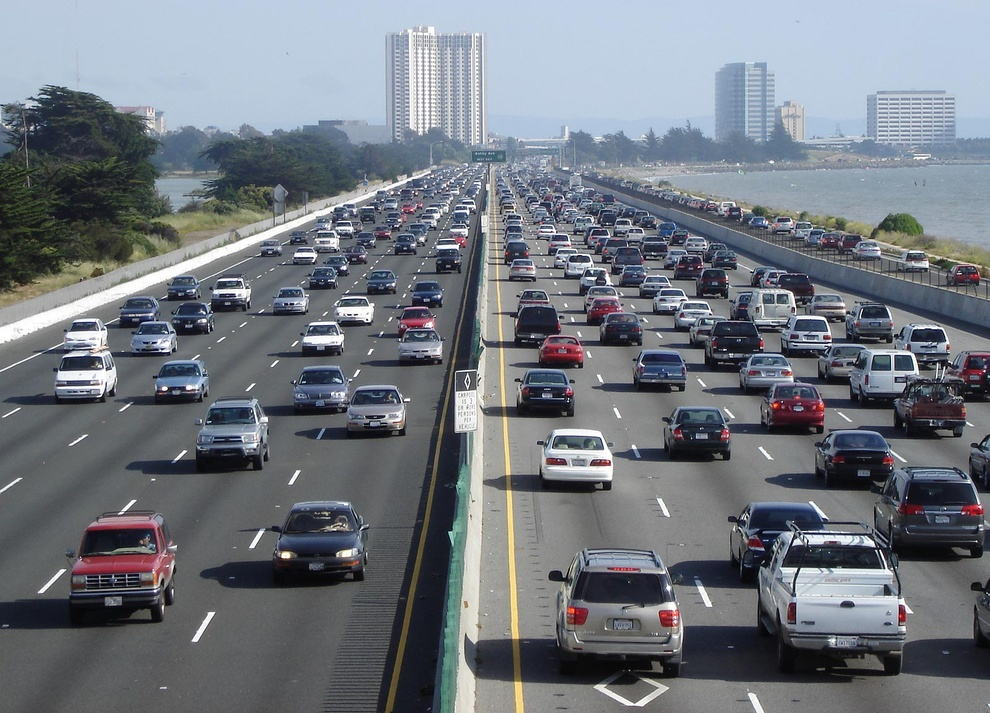
#> input picture raspberry pi single codes/vehicle detection using xml file/vehicle_images/I-80_Eastshore_Fwy.jpg, 990 x 713 px, shrunk from 1600 x 1152 before the run, found by its file name; its folder holds only this picture in this run
$ python vehicle_count.py
#> lines starting #> are read from the running program, lines starting #| are printed output that depends on the picture; after the words box and inside, x2 and y2 are one past the last pixel; in counts of white or black regions, pixels touching at a corner belong together
############################################
# Dog Detection Project
# Author : Anil Kumar S   (Jan 19, 2020)
# Phone: 8891869515
############################################
# pip install tensorflow==1.14

import cv2,os
import argparse
import numpy as np
cascade_src = 'xml/cars.xml'
img_folder="vehicle_images"

global counter  # Counter for counting no of vehicle in the image
car_cascade = cv2.CascadeClassifier(cascade_src)
image_data=os.listdir(img_folder)
for ab in image_data:
    counter=0
    yolo_image=img_folder+"\\"+ab
    img = cv2.imread(yolo_image)
#> img is the input picture: shape (713, 990, 3); mean B, G, R 127.2, 119.4, 114
    gray = cv2.cvtColor(img, cv2.COLOR_BGR2GRAY)
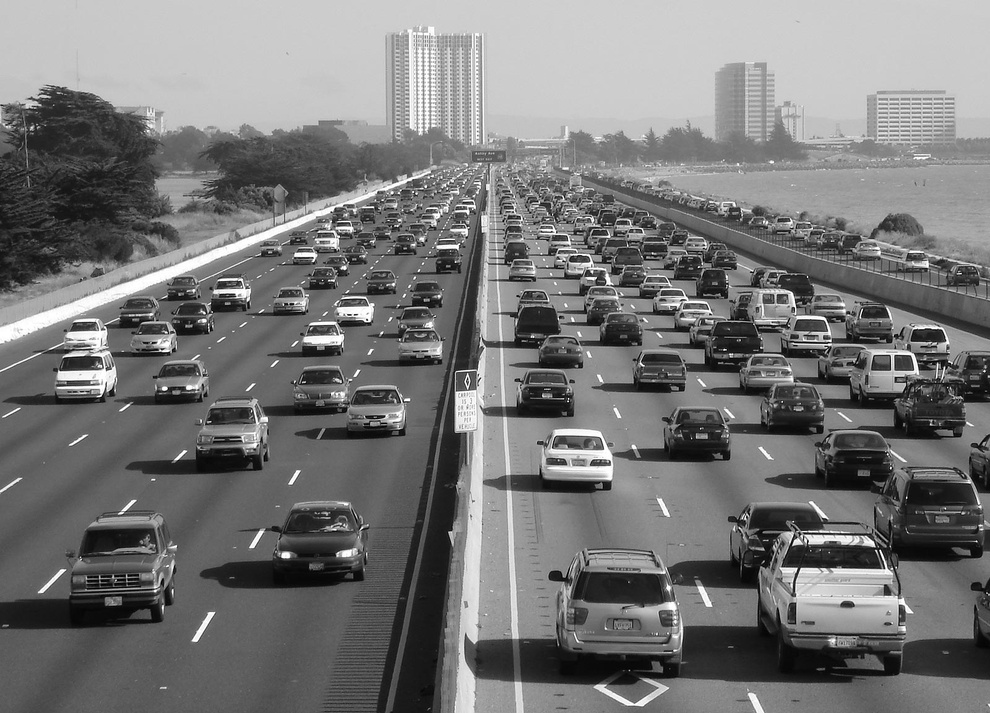
#> gray: shape (713, 990); min 0, max 255, mean 118.7
    cars = car_cascade.detectMultiScale(gray, 1.1, 1)
#> cars = 43 rows, first 6: [709, 157, 21, 21], [371, 222, 24, 24], [653, 275, 30, 30], [641, 287, 42, 42], [548, 252, 40, 40], [540, 439, 35, 35]
    counter=len(cars)
#> counter = 43
    for (x,y,w,h) in cars:
        cv2.rectangle(img,(x,y),(x+w,y+h),(0,0,255),2)
#> this loop made 43 passes
#> (x, y, w, h) on passes 1 to 12: (709, 157, 21, 21), (371, 222, 24, 24), (653, 275, 30, 30), (641, 287, 42, 42), (548, 252, 40, 40), (540, 439, 35, 35), (122, 600, 34, 34), (299, 258, 44, 44), (575, 438, 41, 41), (384, 224, 43, 43), (410, 278, 43, 43), (260, 280, 52, 52)
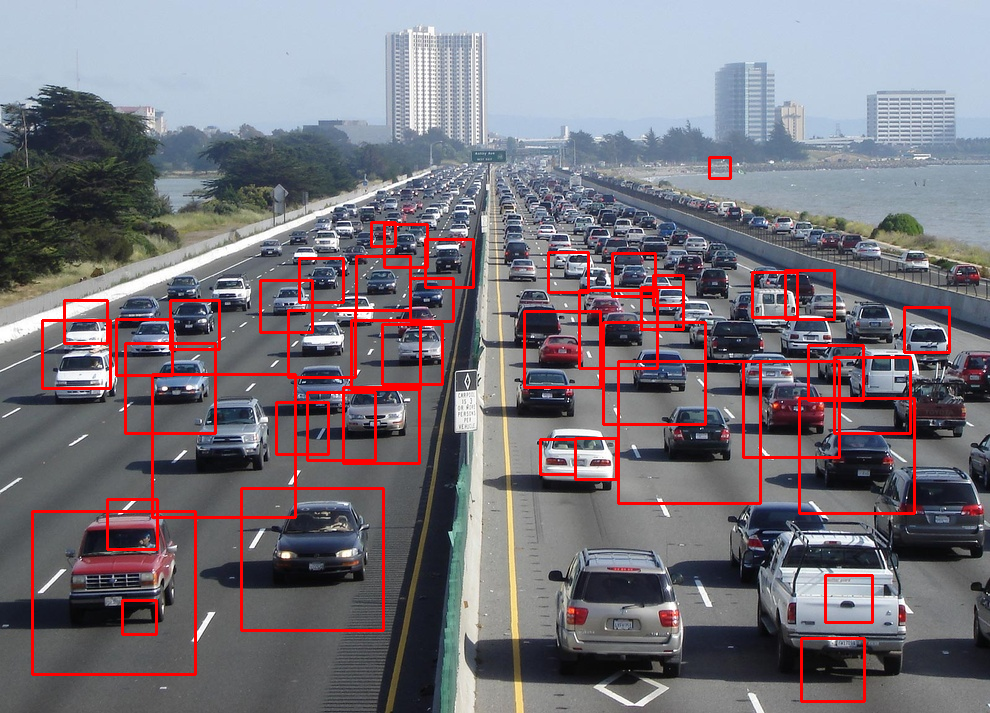
#> img: shape (713, 990, 3); 4.5% of pixels changed, all inside (x1, y1, x2, y2) = (31, 156, 951, 703)
    cv2.putText(img,str(counter),(100,100),cv2.FONT_HERSHEY_COMPLEX,3,(255,0,0),3) # Print the vehicle's count in the image
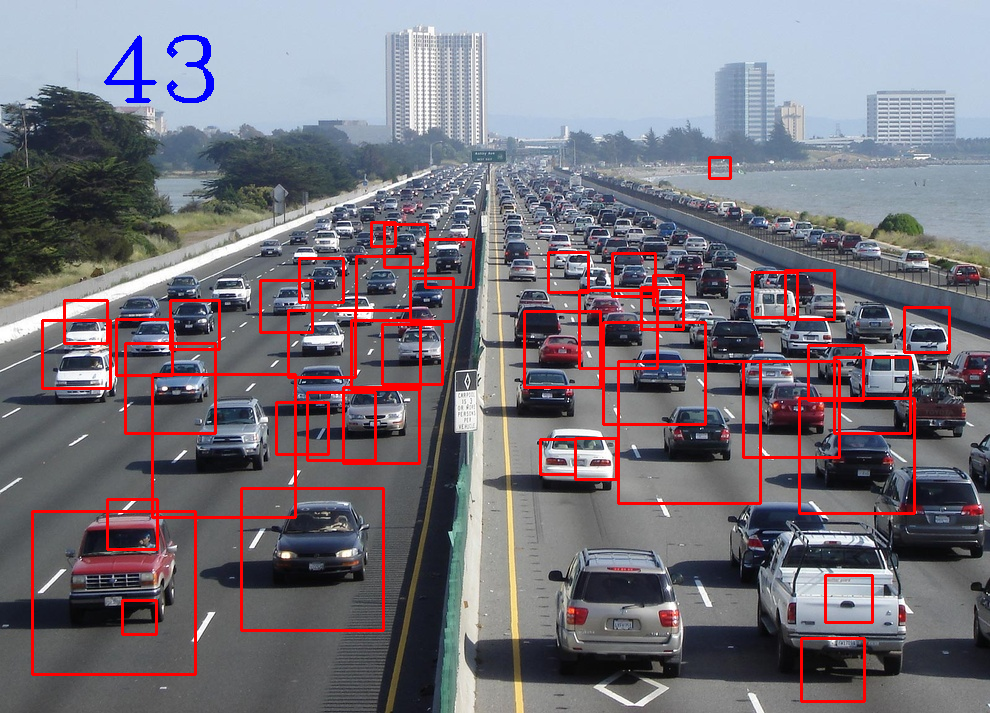
#> img: shape (713, 990, 3); 0.29% of pixels changed, all inside (x1, y1, x2, y2) = (104, 35, 214, 103)
    print("Total no of vehicle identified: {}".format(counter))
#| Total no of vehicle identified: 43
    cv2.imshow("object detection", img)
    cv2.waitKey()
    cv2.imwrite("identified_images\\{}".format(ab), img)
    cv2.destroyAllWindows()

$ run again, on raspberry pi single codes/vehicle detection using xml file/vehicle_images/traffic_100183617_h.jpg
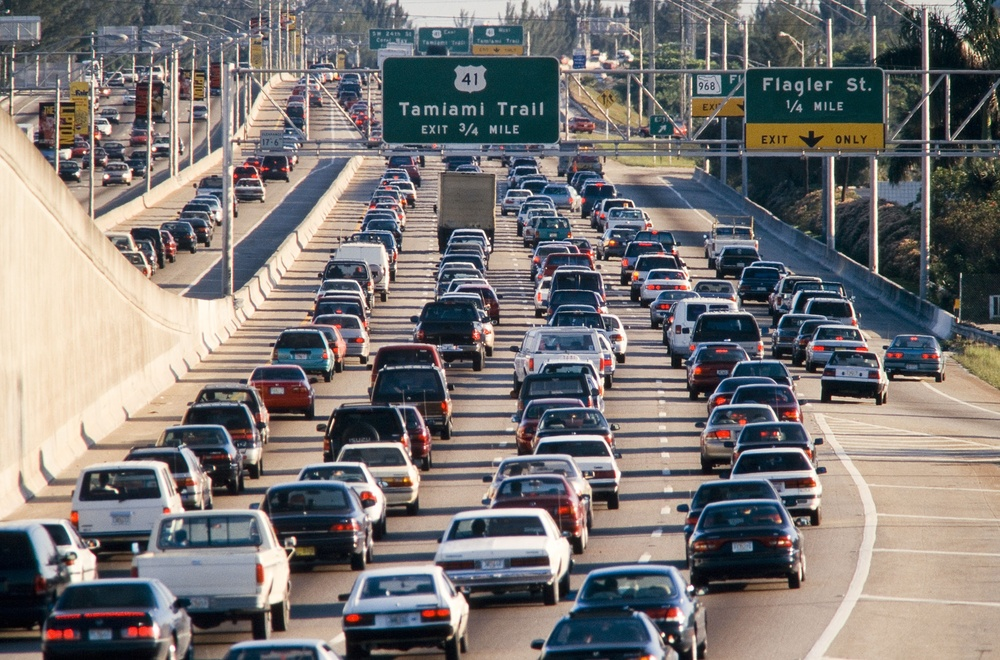
#> input picture raspberry pi single codes/vehicle detection using xml file/vehicle_images/traffic_100183617_h.jpg, 1000 x 660 px, shrunk from 2000 x 1319 before the run, found by its file name
#> img is the input picture: shape (660, 1000, 3); mean B, G, R 116.5, 117.9, 121.8
#> `gray = cv2.cvtColor(img, cv2.COLOR_BGR2GRAY)`:
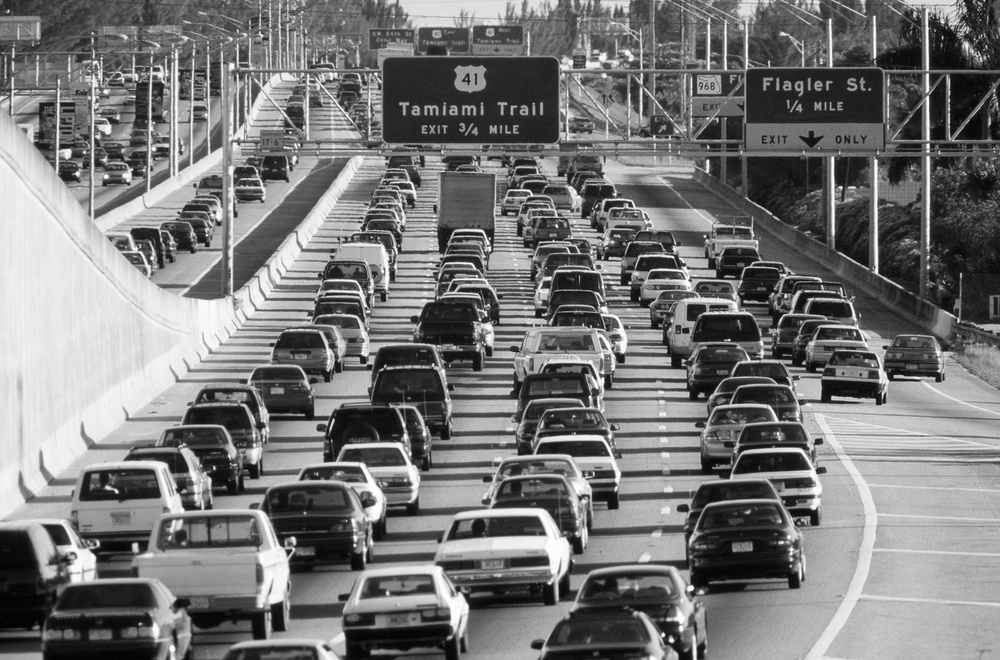
#> gray: shape (660, 1000); min 1, max 255, mean 118.9
#> cars = 41 rows, first 6: [568, 54, 21, 21], [715, 460, 20, 20], [932, 289, 23, 23], [364, 328, 22, 22], [670, 493, 24, 24], [653, 559, 23, 23]
#> counter = 41
#> the loop `for (x,y,w,h) in cars:` made 41 passes
#> `cv2.putText(img,str(counter),(100,100),cv2.FONT_HERSHEY_COMPLEX,3,(255..`:
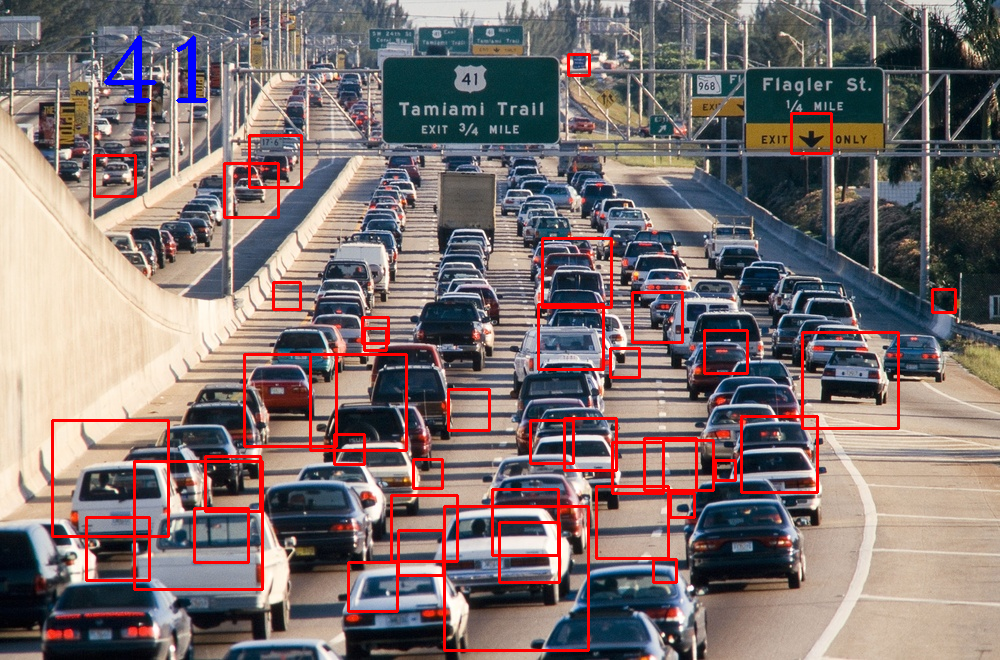
#> img: shape (660, 1000, 3); mean B, G, R 112.1, 112.8, 126.5
#| Total no of vehicle identified: 41
